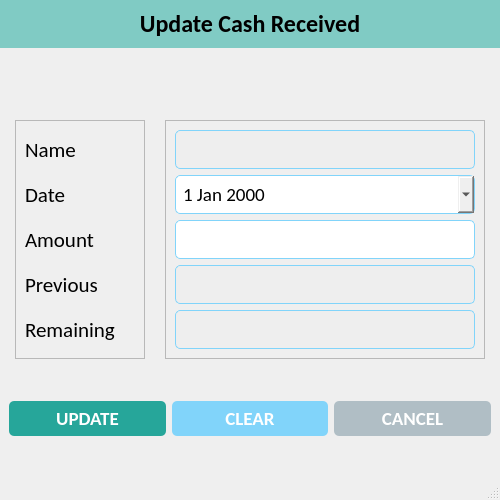
<?xml version="1.0" encoding="UTF-8"?>
<ui version="4.0">
 <class>UpdateCashReceivedWindow</class>
 <widget class="QMainWindow" name="UpdateCashReceivedWindow">
  <property name="geometry">
   <rect>
    <x>0</x>
    <y>0</y>
    <width>500</width>
    <height>500</height>
   </rect>
  </property>
  <property name="minimumSize">
   <size>
    <width>500</width>
    <height>500</height>
   </size>
  </property>
  <property name="maximumSize">
   <size>
    <width>500</width>
    <height>500</height>
   </size>
  </property>
  <property name="windowTitle">
   <string>Update Cash Received</string>
  </property>
  <property name="windowIcon">
   <iconset resource="resources.qrc">
    <normaloff>:/icons/assets/icons/logo.png</normaloff>:/icons/assets/icons/logo.png</iconset>
  </property>
  <property name="iconSize">
   <size>
    <width>32</width>
    <height>32</height>
   </size>
  </property>
  <widget class="QWidget" name="centralwidget">
   <property name="styleSheet">
    <string notr="true">#label_widget {
	background-color: #80cbc4;
	color: #fff;
}

#btn_update {
	background-color: #26a69a;
	border-radius: 5px;
	padding: 5px 0px;
	color: white;
}

#btn_clear {
	background-color: #81d4fa;
	border-radius: 5px;
	padding: 5px 0px;
	color: white;
}

#btn_cancel {
	background-color: #b0bec5;
	border-radius: 5px;
	padding: 5px 0px;
	color: white;
}

QLineEdit, QDateEdit, QComboBox {
	border-radius: 5px;
	padding: 5px 5px;
	border: 1px solid #81d4fa;
}

#txt_name, #txt_previous, #txt_remaining {
	background-color: #eee;
	border: 1px solid #81d4fa;
}</string>
   </property>
   <layout class="QVBoxLayout" name="verticalLayout_4">
    <property name="spacing">
     <number>0</number>
    </property>
    <property name="leftMargin">
     <number>0</number>
    </property>
    <property name="topMargin">
     <number>0</number>
    </property>
    <property name="rightMargin">
     <number>0</number>
    </property>
    <property name="bottomMargin">
     <number>0</number>
    </property>
    <item alignment="Qt::AlignTop">
     <widget class="QWidget" name="label_widget" native="true">
      <layout class="QVBoxLayout" name="verticalLayout_3">
       <item alignment="Qt::AlignTop">
        <widget class="QLabel" name="lbl_add_stock">
         <property name="font">
          <font>
           <family>Calibri</family>
           <pointsize>18</pointsize>
           <weight>75</weight>
           <bold>true</bold>
          </font>
         </property>
         <property name="text">
          <string>Update Cash Received</string>
         </property>
         <property name="alignment">
          <set>Qt::AlignCenter</set>
         </property>
        </widget>
       </item>
      </layout>
     </widget>
    </item>
    <item>
     <widget class="QWidget" name="details_widget" native="true">
      <layout class="QHBoxLayout" name="horizontalLayout">
       <property name="spacing">
        <number>20</number>
       </property>
       <property name="leftMargin">
        <number>15</number>
       </property>
       <property name="topMargin">
        <number>0</number>
       </property>
       <property name="rightMargin">
        <number>15</number>
       </property>
       <property name="bottomMargin">
        <number>0</number>
       </property>
       <item>
        <widget class="QFrame" name="lbl_frame">
         <property name="frameShape">
          <enum>QFrame::StyledPanel</enum>
         </property>
         <property name="frameShadow">
          <enum>QFrame::Raised</enum>
         </property>
         <layout class="QVBoxLayout" name="verticalLayout">
          <item>
           <widget class="QLabel" name="lbl_name">
            <property name="font">
             <font>
              <family>Calibri</family>
              <pointsize>16</pointsize>
             </font>
            </property>
            <property name="text">
             <string>Name</string>
            </property>
           </widget>
          </item>
          <item>
           <widget class="QLabel" name="lbl_date">
            <property name="font">
             <font>
              <family>Calibri</family>
              <pointsize>16</pointsize>
             </font>
            </property>
            <property name="text">
             <string>Date</string>
            </property>
           </widget>
          </item>
          <item>
           <widget class="QLabel" name="lbl_supplier">
            <property name="font">
             <font>
              <family>Calibri</family>
              <pointsize>16</pointsize>
             </font>
            </property>
            <property name="text">
             <string>Amount</string>
            </property>
           </widget>
          </item>
          <item>
           <widget class="QLabel" name="lbl_stock">
            <property name="font">
             <font>
              <family>Calibri</family>
              <pointsize>16</pointsize>
             </font>
            </property>
            <property name="text">
             <string>Previous</string>
            </property>
           </widget>
          </item>
          <item>
           <widget class="QLabel" name="lbl_rate">
            <property name="font">
             <font>
              <family>Calibri</family>
              <pointsize>16</pointsize>
             </font>
            </property>
            <property name="text">
             <string>Remaining</string>
            </property>
           </widget>
          </item>
         </layout>
        </widget>
       </item>
       <item>
        <widget class="QFrame" name="lbl_inputs">
         <property name="frameShape">
          <enum>QFrame::StyledPanel</enum>
         </property>
         <property name="frameShadow">
          <enum>QFrame::Raised</enum>
         </property>
         <layout class="QVBoxLayout" name="verticalLayout_2">
          <item alignment="Qt::AlignRight">
           <widget class="QLineEdit" name="txt_name">
            <property name="minimumSize">
             <size>
              <width>300</width>
              <height>0</height>
             </size>
            </property>
            <property name="maximumSize">
             <size>
              <width>300</width>
              <height>16777215</height>
             </size>
            </property>
            <property name="font">
             <font>
              <family>Calibri</family>
              <pointsize>14</pointsize>
             </font>
            </property>
            <property name="alignment">
             <set>Qt::AlignRight|Qt::AlignTrailing|Qt::AlignVCenter</set>
            </property>
            <property name="readOnly">
             <bool>true</bool>
            </property>
           </widget>
          </item>
          <item alignment="Qt::AlignRight">
           <widget class="QDateEdit" name="txt_date">
            <property name="minimumSize">
             <size>
              <width>300</width>
              <height>35</height>
             </size>
            </property>
            <property name="maximumSize">
             <size>
              <width>300</width>
              <height>16777215</height>
             </size>
            </property>
            <property name="font">
             <font>
              <family>Calibri</family>
              <pointsize>14</pointsize>
             </font>
            </property>
            <property name="alignment">
             <set>Qt::AlignLeading|Qt::AlignLeft|Qt::AlignVCenter</set>
            </property>
            <property name="calendarPopup">
             <bool>true</bool>
            </property>
           </widget>
          </item>
          <item alignment="Qt::AlignRight">
           <widget class="QLineEdit" name="txt_amount">
            <property name="minimumSize">
             <size>
              <width>300</width>
              <height>0</height>
             </size>
            </property>
            <property name="maximumSize">
             <size>
              <width>300</width>
              <height>16777215</height>
             </size>
            </property>
            <property name="font">
             <font>
              <family>Calibri</family>
              <pointsize>14</pointsize>
             </font>
            </property>
            <property name="alignment">
             <set>Qt::AlignCenter</set>
            </property>
           </widget>
          </item>
          <item alignment="Qt::AlignRight">
           <widget class="QLineEdit" name="txt_previous">
            <property name="minimumSize">
             <size>
              <width>300</width>
              <height>0</height>
             </size>
            </property>
            <property name="maximumSize">
             <size>
              <width>300</width>
              <height>16777215</height>
             </size>
            </property>
            <property name="font">
             <font>
              <family>Calibri</family>
              <pointsize>14</pointsize>
             </font>
            </property>
            <property name="alignment">
             <set>Qt::AlignRight|Qt::AlignTrailing|Qt::AlignVCenter</set>
            </property>
            <property name="readOnly">
             <bool>true</bool>
            </property>
           </widget>
          </item>
          <item alignment="Qt::AlignRight">
           <widget class="QLineEdit" name="txt_remaining">
            <property name="minimumSize">
             <size>
              <width>300</width>
              <height>0</height>
             </size>
            </property>
            <property name="maximumSize">
             <size>
              <width>300</width>
              <height>16777215</height>
             </size>
            </property>
            <property name="font">
             <font>
              <family>Calibri</family>
              <pointsize>14</pointsize>
             </font>
            </property>
            <property name="alignment">
             <set>Qt::AlignRight|Qt::AlignTrailing|Qt::AlignVCenter</set>
            </property>
            <property name="readOnly">
             <bool>true</bool>
            </property>
           </widget>
          </item>
         </layout>
        </widget>
       </item>
      </layout>
     </widget>
    </item>
    <item>
     <widget class="QWidget" name="bottom_widget" native="true">
      <layout class="QHBoxLayout" name="horizontalLayout_2">
       <item>
        <widget class="QPushButton" name="btn_update">
         <property name="font">
          <font>
           <family>Calibri</family>
           <pointsize>14</pointsize>
           <weight>75</weight>
           <bold>true</bold>
          </font>
         </property>
         <property name="text">
          <string>UPDATE</string>
         </property>
         <property name="icon">
          <iconset resource="resources.qrc">
           <normaloff>:/icons/assets/icons/save.png</normaloff>:/icons/assets/icons/save.png</iconset>
         </property>
         <property name="iconSize">
          <size>
           <width>32</width>
           <height>32</height>
          </size>
         </property>
        </widget>
       </item>
       <item>
        <widget class="QPushButton" name="btn_clear">
         <property name="font">
          <font>
           <family>Calibri</family>
           <pointsize>14</pointsize>
           <weight>75</weight>
           <bold>true</bold>
          </font>
         </property>
         <property name="text">
          <string>CLEAR</string>
         </property>
         <property name="icon">
          <iconset resource="resources.qrc">
           <normaloff>:/icons/assets/icons/clear.png</normaloff>:/icons/assets/icons/clear.png</iconset>
         </property>
         <property name="iconSize">
          <size>
           <width>32</width>
           <height>32</height>
          </size>
         </property>
        </widget>
       </item>
       <item>
        <widget class="QPushButton" name="btn_cancel">
         <property name="font">
          <font>
           <family>Calibri</family>
           <pointsize>14</pointsize>
           <weight>75</weight>
           <bold>true</bold>
          </font>
         </property>
         <property name="text">
          <string>CANCEL</string>
         </property>
         <property name="icon">
          <iconset resource="resources.qrc">
           <normaloff>:/icons/assets/icons/close.png</normaloff>:/icons/assets/icons/close.png</iconset>
         </property>
         <property name="iconSize">
          <size>
           <width>32</width>
           <height>32</height>
          </size>
         </property>
        </widget>
       </item>
      </layout>
     </widget>
    </item>
   </layout>
  </widget>
  <widget class="QStatusBar" name="statusbar"/>
 </widget>
 <resources>
  <include location="resources.qrc"/>
 </resources>
 <connections/>
</ui>
